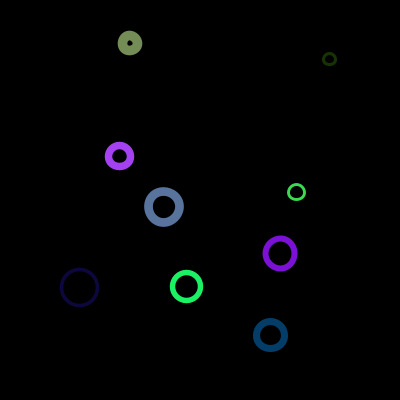
Frame 1 (no input)
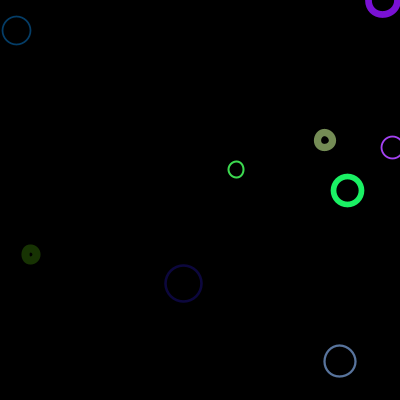
Frame 60 (the mouse pressed at the canvas centre just before this capture)
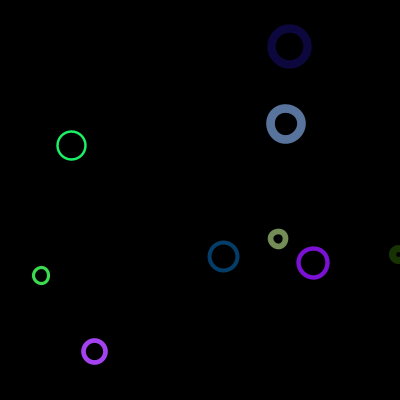
Frame 120 (the mouse held since frame 60 and released just before this capture)

The Processing sketch that drew these frames (run headless with seeded random() and noise(); from frame 60 on, the mouse is pressed at the canvas centre):

// Processing sketch: processing_93730
// ── processing_93730.pde

//Homework 10
//Copyright Lila Fagen
//Lila.Fagen@gmail.com (ldf)


color [] colList = {
  color(random(255), random(255), random(255)),
  color(random(255), random(255), random(255)),
  color(random(255), random(255), random(255)),
  color(random(255), random(255), random(255)),
  color(random(255), random(255), random(255)),
  color(random(255), random(255), random(255)),
  color(random(255), random(255), random(255)),
  color(random(255), random(255), random(255)),
  color(random(255), random(255), random(255)),
  color(random(255), random(255), random(255)),
};

float [] xList = {
  random(30, 370),
  random(30, 370),
  random(30, 370),
  random(30, 370),
  random(30, 370),
  random(30, 370),
  random(30, 370),
  random(30, 370),
  random(30, 370),
  random(30, 370)
};

float [] yList = {
  random(30, 370),
  random(30, 370),
  random(30, 370),
  random(30, 370),
  random(30, 370),
  random(30, 370),
  random(30, 370),
  random(30, 370),
  random(30, 370),
  random(30, 370)
};
  
float [] sizeList = {
  random(10, 40),
  random(10, 40),
  random(10, 40),
  random(10, 40),
  random(10, 40),
  random(10, 40),
  random(10, 40),
  random(10, 40),
  random(10, 40),
  random(10, 40)
};

//float xvel, yvel;
float []xvel =
{
  random(2, 10),
  random(1, 10),
  random(1, 10),
  random(1, 10),
  random(1, 10),
  random(1, 10),
  random(1, 10),
  random(1, 10),
  random(1, 10),
  random(1, 10),
};

float [] yvel=
{
  random(1, 10),
  random(1, 10),
  random(1, 10),
  random(1, 10),
  random(1, 10),
  random(1, 10),
  random(1, 10),
  random(1, 10),
  random(1, 10),
  random(1, 10),
};

void setup ( )
{
  
// xvel = random(1,10);
// yvel = random(1,10);
 
  size (400, 400);
//  background (0, 30);
  smooth ( );
  
  for (int i=0; i < xList.length; i++)
  {
    noFill ( );
    stroke (colList[i]);
//    strokeWeight(random(1,10));
    
  }
 ellipseMode (CENTER );
}

void draw ( )
{
  background (0, 30);
  for (int i=0; i < xList.length-1; i++)
  {
    noFill ( );
    stroke (colList[i]);
    strokeWeight(random(1,10));
    ellipse(xList[i], yList[i], sizeList[i], sizeList[i]);
    
    xList[i] = xList[i] + xvel[i];
    yList[i] = yList[i] + yvel[i];
    
    if (xList[i] > width || xList[i] < 0)
    {
      xvel[i] = -xvel[i];
    }
    
    if (yList[i] > height || yList[i] < 0)
    {
     yvel[i] = -yvel[i]; 
    }
  }
}
